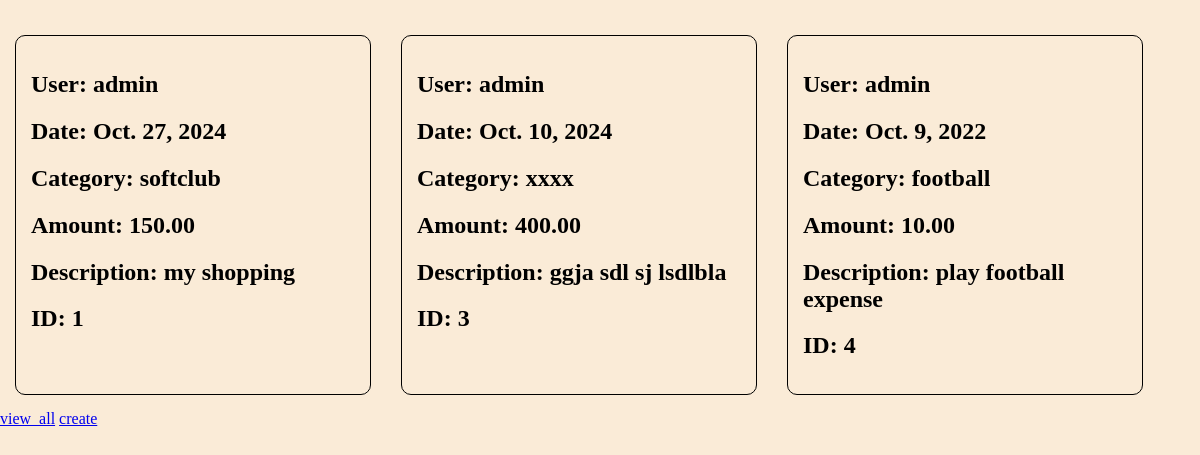
The page / on the database its author committed.
### expense/models.py (models this page shows, shortened)
class Exp(models.Model):
    user = models.ForeignKey(User, on_delete=models.CASCADE)
    date = models.DateField()
    category = models.CharField(max_length=50)
    amount = models.DecimalField(max_digits=10, decimal_places=2)
    description = models.TextField()

### expense/views.py (the view)
# urls.py: path("", expense_list, name="expense_list"),
def expense_list(request):
    expenses = Exp.objects.all()
    return render(request, "expense_list.html", {"expenses": expenses})

### templates/expense_list.html (shortened to what this page needs)
<!doctype html>
{% load static %}
<html lang="en">
<head>
    <link rel="stylesheet" href="{% static 'css/main.css' %}">
</head>
<body>
<div class="container">
    {% for expense in expenses %}
    <div class="expense">
        <h2>User: {{ expense.user }}</h2>
       <h2>Date: {{ expense.date }}</h2>
       <h2>Category: {{ expense.category }}</h2>
       <h2>Amount: {{ expense.amount }}</h2>
       <h2>Description: {{ expense.description }}</h2>
       <h2>ID: {{ expense.id }}</h2>
    </div>
    {% endfor %}
</div>
<a href="http://localhost:8000/">view_all</a>
<a href="http://localhost:8000/create">create</a>
</body>
</html>

### static/css/main.css (style rules this page uses)
body { margin: 20px auto; background-color: antiquewhite; }
.container { display: flex; flex-wrap: wrap; }
.expense { border: 1px solid black; border-radius: 10px; gap: 5px; margin: 15px; padding: 15px; width: 27%; }

### rows shown on the page
Exp: user "admin", date "Oct. 27, 2024", category "softclub", amount "150.00", description "my shopping", id "1"
Exp: user "admin", date "Oct. 10, 2024", category "xxxx", amount "400.00", description "ggja sdl sj lsdlbla", id "3"
Exp: user "admin", date "Oct. 9, 2022", category "football", amount "10.00", description "play football expense", id "4"
